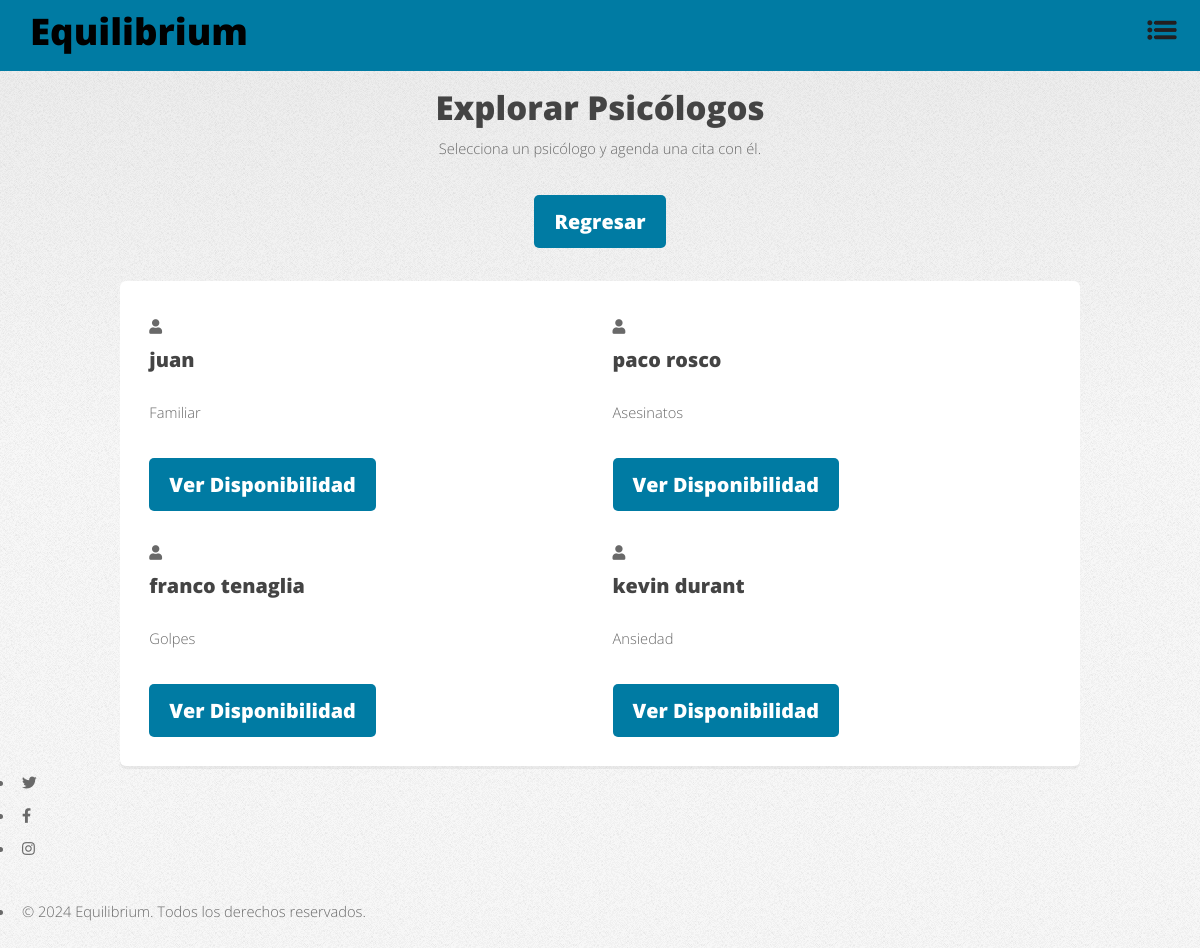
Screenshot of /explore_psychologists/ (signed in) with the database file from the repository.
### main/models.py (models this page shows, shortened)
class Psychologist(models.Model):
    user = models.OneToOneField(User, on_delete=models.CASCADE, related_name='psychologist_profile')
    name = models.CharField(max_length=100)
    age = models.IntegerField()
    email = models.EmailField(unique=True)
    specialty = models.CharField(max_length=100)
    phone_number = models.CharField(max_length=15)
    profile_photo = models.ImageField(upload_to='profile_photos/', null=True, blank=True)
    cover_photo = models.ImageField(upload_to='cover_photos/', null=True, blank=True)

### main/views.py (the view)
# urls.py: path('explore_psychologists/', views.explore_psychologists, name='explore_psychologists'),
@login_required
def explore_psychologists(request):
    psychologists = Psychologist.objects.all()
    return render(request, 'explore_psychologists.html', {'psychologists': psychologists})

### main/templates/explore_psychologists.html (shortened to what this page needs)
<!DOCTYPE HTML>
<html lang="es">
<head>
    {% load static %}
    <link rel="stylesheet" href="{% static 'css/fontawesome-all.min.css' %}" />
    <link rel="stylesheet" href="{% static 'css/main.css' %}" />
</head>
<body class="is-preload">
    <div id="page-wrapper">
        <div class="blue-bar">
            <h1 id="logo"><a href="{% url 'home' %}">Equilibrium</a></h1>
            <nav id="nav">
                <ul>
                    <li class="dropdown">
                        <a href="javascript:void(0)" class="dropbtn">
                            <img src="{% static 'img/menu-icon.png' %}" alt="Menú" class="menu-icon">
                        </a>
                    </li>
                </ul>
            </nav>
        </div>
        <section id="main" class="container">
            <div class="header-container">
                <header class="major">
                    <h2>Explorar Psicólogos</h2>
                    <p>Selecciona un psicólogo y agenda una cita con él.</p>
                </header>
                <a href="{% url 'student_home' %}" class="button primary">Regresar</a>
                <br>
            </div>
            <section class="box special features">
                <div class="row">
                    {% for psychologist in psychologists %}
                    <div class="col-6 col-12-mobile">
                        <section>
                            <span class="icon solid major fa-user accent2"></span>
                            <h3>{{ psychologist.name }}</h3>
                            <p>{{ psychologist.specialty }}</p>
                            <a href="{% url 'psychologist_schedule' psychologist_id=psychologist.id %}" class="button primary">Ver Disponibilidad</a>
                        </section>
                    </div>
                    {% endfor %}
                </div>
            </section>
        </section>
        <footer id="footer">
            <ul class="icons">
                <li><a href="#" class="icon brands fa-twitter"><span class="label">Twitter</span></a></li>
                <li><a href="#" class="icon brands fa-facebook-f"><span class="label">Facebook</span></a></li>
                <li><a href="#" class="icon brands fa-instagram"><span class="label">Instagram</span></a></li>
            </ul>
            <ul class="copyright">
                <li>&copy; 2024 Equilibrium. Todos los derechos reservados.</li>
            </ul>
        </footer>
    </div>
</body>
</html>

### main/templates/explore_psychologists.html (style rules this page uses)
.blue-bar { background-color: #007ba3; display: flex; justify-content: space-between; align-items: center; padding: 15px 30px; position: relative; top: 0; width: 100%; box-sizing: border-box; }
#logo a { font-size: 2.5em; color: #000; text-decoration: none; }
.menu-icon { width: 50px; height: auto; vertical-align: middle; margin-left: 20px; }
.header-container { display: flex; justify-content: center; align-items: center; flex-direction: column; margin-top: 20px; text-align: center; }
.button.primary { background-color: #007ba3; color: white; border: none; padding: 10px 20px; border-radius: 5px; text-decoration: none; cursor: pointer; transition: background-color 0.3s; }

### rows the page displays
Psychologist: name "juan", specialty "Familiar"
Psychologist: name "paco rosco", specialty "Asesinatos"
Psychologist: name "franco tenaglia", specialty "Golpes"
Psychologist: name "kevin durant", specialty "Ansiedad"
